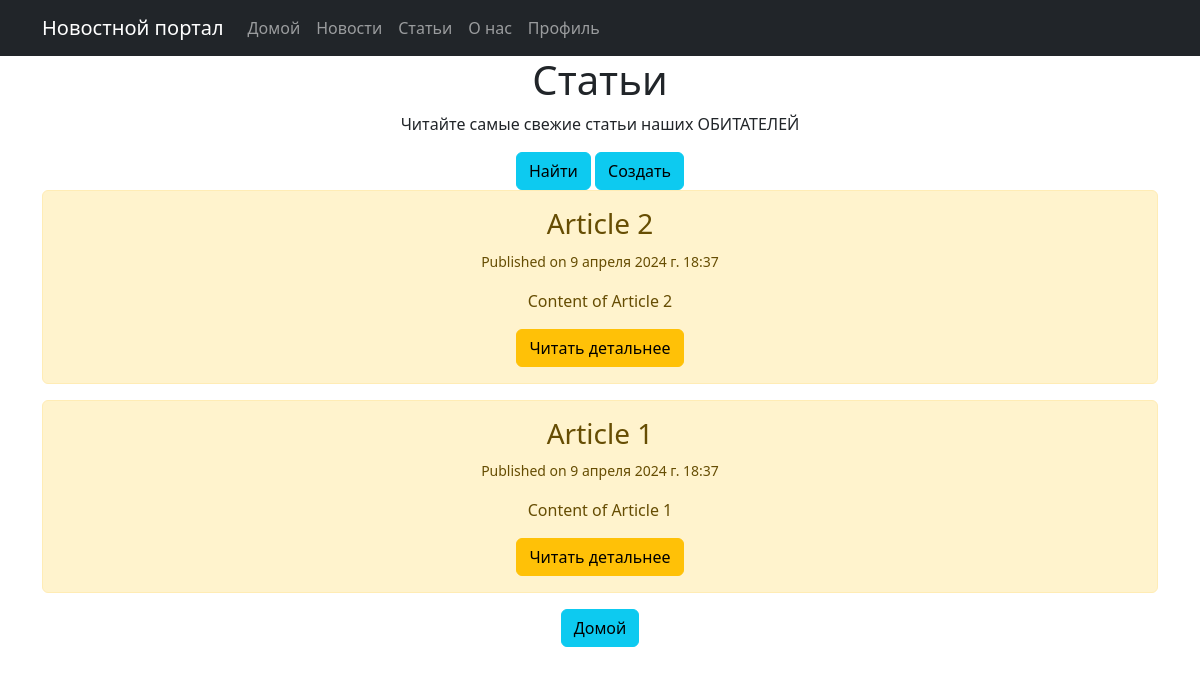
The app's page /articles/, older data.
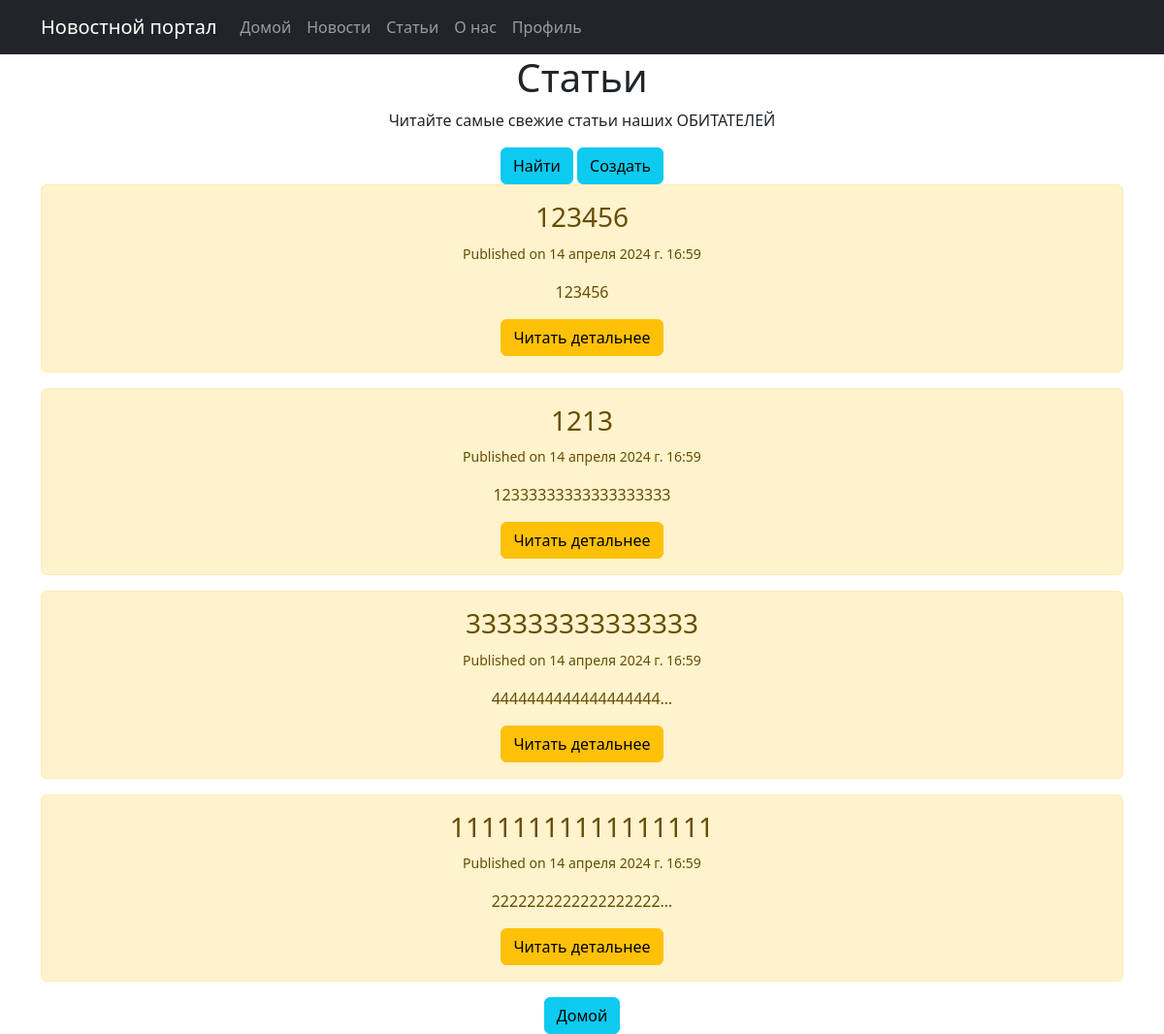
The same page, newer data.
### news/models.py (models this page shows, shortened)
class Post(models.Model):
    author = models.ForeignKey(Author, on_delete=models.CASCADE, verbose_name='Автор')
    TYPES = (
        ('N', 'News'),
        ('A', 'Article'),
    )
    type = models.CharField(max_length=20, choices=TYPES, verbose_name='Тип поста')
    created_at = models.DateTimeField(auto_now_add=True, verbose_name='Дата создания')
    categories = models.ManyToManyField(Category, through='PostCategory', verbose_name='Категории')
    title = models.CharField(max_length=255, verbose_name='Заголовок')
    text = models.TextField(verbose_name='Текст')
    rating = models.IntegerField(default=0, verbose_name='Рейтинг')

### news/views.py (the view)
# urls.py: path('articles/', articles_home, name='articles_home'),
def articles_home(request):
    articles = Post.objects.filter(type='A').order_by('-created_at')
    paginator = Paginator(articles, 10)  # преобразовать в число
    page = request.GET.get('page')
    articles = paginator.get_page(page)
    return render(request, 'articles/articles_home.html', {'articles': articles})

### news/templatetags/custom_filters.py (called while the page is built)
def censor(value):
    unwanted_words = ['редиска', 'сука', 'блять', 'хуй']
    for word in unwanted_words:
        value = value.replace(word, '*' * len(word))
    return value

### news/templates/articles/articles_home.html (shortened to what this page needs)
{% extends 'main/default.html' %}
{% load custom_filters %}
{% block content %}
<div class="feature">
    <h1>Статьи</h1>
    <p>Читайте самые свежие статьи наших ОБИТАТЕЛЕЙ</p>
    <a href="{% url 'articles_search'%}" class="btn btn-info">Найти</a>
    <a href="{% url 'articles_create'%}" class="btn btn-info">Создать</a>
    {% if articles %}
        {% for el in articles %}
        <div class="alert alert-warning">
            <h3>{{ el.title|censor }} </h3>
            <p><small>Published on {{ el.created_at }}</small></p>
            <p>{{ el.text|truncatechars:20|censor }}</p>
            <a href="{% url 'articles_detail' el.id %}" class="btn btn-warning">Читать детальнее</a>
        </div>
        {% endfor%}
    {% else %}
        <p>У вас нет записей!</p>
    {% endif %}
    <a href="{% url 'index' %}">
        <button class="btn btn-info">Домой</button>
    </a>
</div>
{% endblock %}

### main/templates/main/default.html (shortened to what this page needs)
{% load static %}
<!DOCTYPE html>
<html lang="ru">
<head>
    <link href="{% static 'main/css/styles.css' %}" rel="stylesheet"/>
</head>
<body>
<nav class="navbar navbar-expand-lg navbar-dark bg-dark static-top">
    <div class="container">
        <a class="navbar-brand" href="#">Новостной портал</a>
        <div class="collapse navbar-collapse" id="navbarResponsive">
            <ul class="navbar-nav ml-auto">
                <li class="nav-item active">
                    <a class="nav-link" href="{% url 'index' %}">Домой
                    </a>
                </li>
                <li class="nav-item">
                    <a class="nav-link" href="{% url 'news_home' %}">Новости</a>
                </li>
                <li class="nav-item">
                    <a class="nav-link" href="{% url 'articles_home' %}">Статьи</a>
                </li>
                <li class="nav-item">
                    <a class="nav-link" href="{% url 'about' %}">О нас</a>
                </li>
                <li class="nav-item">
                    <a class="nav-link" href="/protect/">Профиль</a>
                </li>
            </ul>
        </div>
    </div>
</nav>
<div class="container">
    <div class="row">
        <div class="col-lg-12 text-center">
            {% block content %}{% endblock content %}
        </div>
    </div>
</div>
</body>
</html>

Row changes from the older to the newer data that the page shows:
removed Post: title|censor "Article 2", created_at "9 апреля 2024 г. 18:37", text|censor "Content of Article 2"
removed Post: title|censor "Article 1", created_at "9 апреля 2024 г. 18:37", text|censor "Content of Article 1"
added Post: title|censor "123456", created_at "14 апреля 2024 г. 16:59", text|censor "123456"
added Post: title|censor "1213", created_at "14 апреля 2024 г. 16:59", text|censor "12333333333333333333"
added Post: title|censor "333333333333333", created_at "14 апреля 2024 г. 16:59", text|censor "4444444444444444444…"
added Post: title|censor "11111111111111111", created_at "14 апреля 2024 г. 16:59", text|censor "2222222222222222222…"
